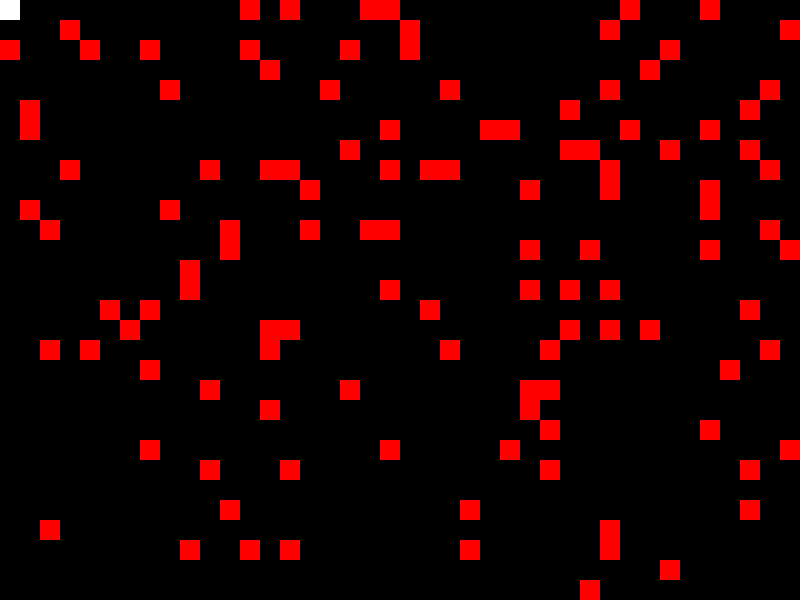
Frame 1 (no input)
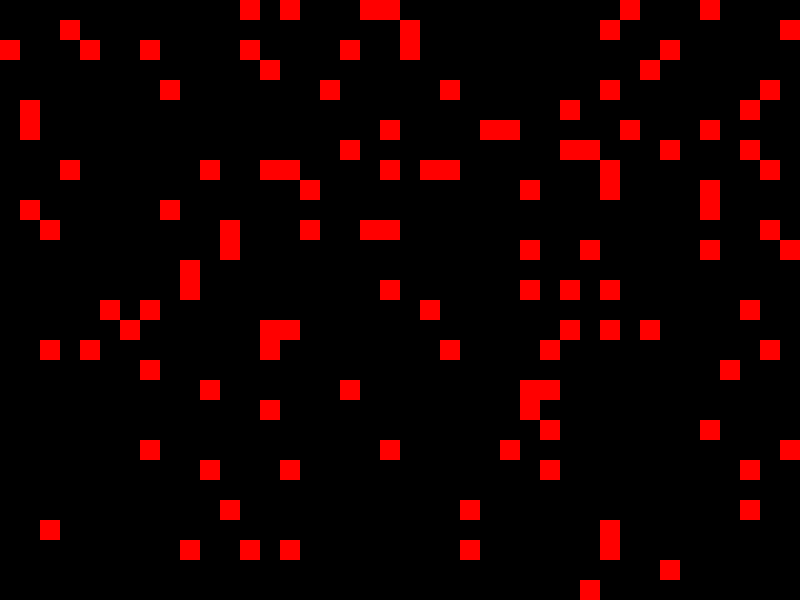
Frame 60 (the mouse pressed at the canvas centre just before this capture)
Frame 120 (the mouse held since frame 60 and released just before this capture): identical to frame 60, image omitted

The Processing sketch that drew these frames (run headless with seeded random() and noise(); from frame 60 on, the mouse is pressed at the canvas centre):

// Processing sketch: GameOfLifeStarter
// ── GameOfLifeStarter.pde
import java.util.Arrays;

final int SPACING = 20; // each cell's width/height //<>// //<>//
final float DENSITY = 0.1; // how likely each cell is to be alive at the start
int[][] grid; // the 2D array to hold 0's and 1's

void setup() {
  size(800, 600); // adjust accordingly, make sure it's a multiple of SPACING
  noStroke(); // don't draw the edges of each cell
  frameRate(10); // controls speed of regeneration
  grid = new int[height / SPACING][width / SPACING];

  // STEP 1 - Populate initial grid (you may want to use Arrays.toString to check it)
  for (int i = 0; i < grid.length; i++){
    for (int j = 0; j < grid[0].length; j++){
      if (Math.random() < DENSITY){
        grid[i][j] = 1;
      }
      else{
        grid[i][j] = 0;
      }
    }
  }

}

void draw() {
  showGrid(); 
  // STEP 2 - Implement this method so you can see your 2D array
  // grid = calcNextGrid(); // uncomment this after you get showGrid() working
}

int[][] calcNextGrid() {
  int[][] nextGrid = new int[grid.length][grid[0].length];

  // your code here

  return nextGrid;
}

int countNeighbors(int y, int x) {
  int n = 0; // don't count yourself!
  
  // your code here
  // don't check out-of-bounds cells!

  return n;
}

void showGrid() {
  // your code here
  // use square() to represent each cell
  for (int i = 0; i < grid.length; i++){
    for (int j = 0; j < grid[0].length; j++){
      if (grid[i][j] == 0){
        square(j * SPACING, i * SPACING, SPACING);
        fill(0, 0, 0);
      }
      else { 
        square(j * SPACING, i * SPACING, SPACING);
        fill(255, 0, 0);
      }
    }
  }
  

  // use fill(r, g, b) to control color: black for empty, red for filled (or alive)
  // each square (cell) has a width and height of SPACING. 
  // you will need to calculate the x and y position as you loop through the grid

}
